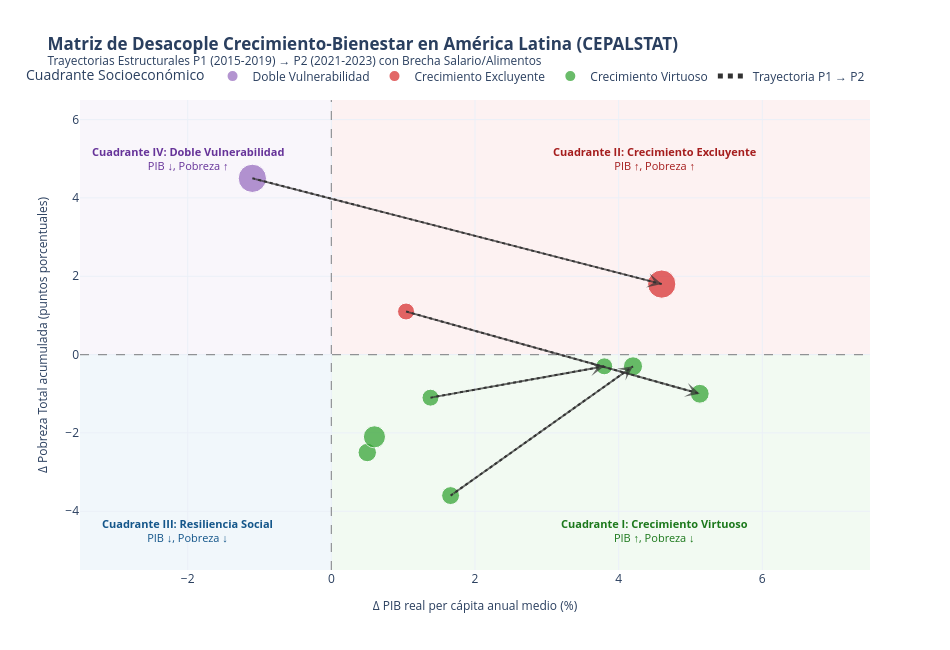

Here is the notebook cell this chart was saved with:
### Markdown cell above
### 4. Visualización Interactiva con Plotly: Cuadrantes Socioeconómicos y Trayectorias Estructurales

El gráfico interactivo permite explorar dinámicamente la posición y evolución de cada economía:
- **Eje X**: Tasa anual media de crecimiento del PIB real per cápita (%).
- **Eje Y**: Variación acumulada de la pobreza total en puntos porcentuales (pp).
- **Color del marcador**: Cuadrante Socioeconómico asignado.
- **Tamaño de la burbuja**: Magnitud absoluta de la **Brecha Salario/Alimentos (%)**.
- **Líneas/Flechas de Trayectoria**: Conectan la observación **P1 (2015-2019)** con **P2 (2021-2023)** para cada país, revelando el sentido estructural de su transformación post-pandemia.
- **Hover interactivo (Tooltips)**: Despliega país, periodo, tasas de crecimiento, salarios, inflación alimentaria y brecha neta.

### Code cell
# Sección 4: Gráfico interactivo Plotly de Cuadrantes Socioeconómicos y Vectores de Trayectoria
# Filtrar registros con observaciones válidas en ambos ejes
df_plot = df_metrics.dropna(subset=["Δ PIB pc (%)", "Δ Pob. Tot (pp)"]).copy()

# Paleta institucional para los cuadrantes
color_map = {
    "Crecimiento Virtuoso": "#2ca02c",
    "Crecimiento Excluyente": "#d62728",
    "Resiliencia Social": "#1f77b4",
    "Doble Vulnerabilidad": "#9467bd",
    "Indeterminado": "#7f7f7f",
}

# Tamaño de marcador proporcional a la magnitud de la Brecha Sal/Alim (%)
df_plot["Tamaño Burbuja"] = df_plot["Brecha Sal/Alim (%)"].abs().fillna(10.0).clip(lower=8.0, upper=40.0) + 10.0

# Construcción del diagrama de dispersión interactivo con Plotly Express
fig = px.scatter(
    df_plot,
    x="Δ PIB pc (%)",
    y="Δ Pob. Tot (pp)",
    color="Cuadrante",
    size="Tamaño Burbuja",
    color_discrete_map=color_map,
    hover_name="País",
    hover_data={
        "País": True,
        "Periodo": True,
        "Δ PIB pc (%)": ":.2f",
        "Δ Pob. Tot (pp)": ":.2f",
        "Δ Sal. Real (%)": ":.2f",
        "Infl. Alim (%)": ":.2f",
        "Brecha Sal/Alim (%)": ":.2f",
        "Cuadrante": True,
        "Tamaño Burbuja": False,
    },
    title="<b>Matriz de Desacople Crecimiento-Bienestar en América Latina (CEPALSTAT)</b><br><sup>Trayectorias Estructurales P1 (2015-2019) → P2 (2021-2023) con Brecha Salario/Alimentos</sup>",
    labels={
        "Δ PIB pc (%)": "Δ PIB real per cápita anual medio (%)",
        "Δ Pob. Tot (pp)": "Δ Pobreza Total acumulada (puntos porcentuales)",
        "Cuadrante": "Cuadrante Socioeconómico",
    },
)

# Delimitación de planos y regiones sombreadas de los 4 cuadrantes
x_min, x_max = -3.5, 7.5
y_min, y_max = -5.5, 6.5

# Fondos de cuadrantes
fig.add_shape(type="rect", x0=0, x1=x_max, y0=y_min, y1=0, fillcolor="#2ca02c", opacity=0.06, layer="below", line_width=0)
fig.add_shape(type="rect", x0=0, x1=x_max, y0=0, y1=y_max, fillcolor="#d62728", opacity=0.06, layer="below", line_width=0)
fig.add_shape(type="rect", x0=x_min, x1=0, y0=y_min, y1=0, fillcolor="#1f77b4", opacity=0.06, layer="below", line_width=0)
fig.add_shape(type="rect", x0=x_min, x1=0, y0=0, y1=y_max, fillcolor="#9467bd", opacity=0.06, layer="below", line_width=0)

# Líneas divisorias de referencia cero
fig.add_hline(y=0, line_dash="dash", line_color="#555555", line_width=1.2, opacity=0.6)
fig.add_vline(x=0, line_dash="dash", line_color="#555555", line_width=1.2, opacity=0.6)

# Rótulos textuales en cada cuadrante
fig.add_annotation(x=4.5, y=-4.5, text="<b>Cuadrante I: Crecimiento Virtuoso</b><br>PIB ↑, Pobreza ↓", showarrow=False, font=dict(color="#1b781b", size=11))
fig.add_annotation(x=4.5, y=5.0, text="<b>Cuadrante II: Crecimiento Excluyente</b><br>PIB ↑, Pobreza ↑", showarrow=False, font=dict(color="#a51d1d", size=11))
fig.add_annotation(x=-2.0, y=-4.5, text="<b>Cuadrante III: Resiliencia Social</b><br>PIB ↓, Pobreza ↓", showarrow=False, font=dict(color="#14568a", size=11))
fig.add_annotation(x=-2.0, y=5.0, text="<b>Cuadrante IV: Doble Vulnerabilidad</b><br>PIB ↓, Pobreza ↑", showarrow=False, font=dict(color="#663399", size=11))

# Vectores y flechas de trayectoria conectando P1 (2015-2019) con P2 (2021-2023)
added_legend = False
for country in df_plot["País"].unique():
    sub_p1 = df_plot[(df_plot["País"] == country) & (df_plot["Periodo"] == "2015-2019")]
    sub_p2 = df_plot[(df_plot["País"] == country) & (df_plot["Periodo"] == "2021-2023")]
    if not sub_p1.empty and not sub_p2.empty:
        x0, y0 = float(sub_p1.iloc[0]["Δ PIB pc (%)"]), float(sub_p1.iloc[0]["Δ Pob. Tot (pp)"])
        x1, y1 = float(sub_p2.iloc[0]["Δ PIB pc (%)"]), float(sub_p2.iloc[0]["Δ Pob. Tot (pp)"])
        
        # Trazado de segmento de trayectoria
        fig.add_trace(go.Scatter(
            x=[x0, x1],
            y=[y0, y1],
            mode="lines",
            line=dict(color="#333333", width=2, dash="dot"),
            name="Trayectoria P1 → P2",
            showlegend=not added_legend,
            hoverinfo="skip",
        ))
        added_legend = True

        # Flecha direccional orientada hacia P2
        fig.add_annotation(
            x=x1,
            y=y1,
            ax=x0,
            ay=y0,
            xref="x",
            yref="y",
            axref="x",
            ayref="y",
            showarrow=True,
            arrowhead=3,
            arrowsize=1.2,
            arrowwidth=2,
            arrowcolor="#333333",
            opacity=0.7,
        )

fig.update_layout(
    template="plotly_white",
    xaxis=dict(range=[x_min, x_max], zeroline=False, title_font=dict(size=12)),
    yaxis=dict(range=[y_min, y_max], zeroline=False, title_font=dict(size=12)),
    legend=dict(orientation="h", yanchor="bottom", y=1.02, xanchor="right", x=1),
    width=950,
    height=650,
)
fig.show()

### Figure 1 — Plotly figure (JSON) as saved in the notebook; plotly's stock layout.template omitted (floating-point values rounded to 4 significant figures)
{"data": [{"customdata": [["Argentina", "2015-2019", -20.99, 36.46, -57.45, "Doble Vulnerabilidad", 50]], "hovertemplate": "<b>%{hovertext}</b><br><br>Cuadrante Socioeconómico=%{customdata[5]}<br>Δ PIB real per cápita anual medio (%)=%{x:.2f}<br>Δ Pobreza Total acumulada (puntos porcentuales)=%{y:.2f}<br>País=%{customdata[0]}<br>Periodo=%{customdata[1]}<br>Δ Sal. Real (%)=%{customdata[2]:.2f}<br>Infl. Alim (%)=%{customdata[3]:.2f}<br>Brecha Sal/Alim (%)=%{customdata[4]:.2f}<extra></extra>", "hovertext": ["Argentina"], "legendgroup": "Doble Vulnerabilidad", "marker": {"color": "#9467bd", "size": [50.0], "sizemode": "area", "sizeref": 0.125, "symbol": "circle"}, "mode": "markers", "name": "Doble Vulnerabilidad", "orientation": "v", "showlegend": true, "type": "scatter", "x": [-1.1], "xaxis": "x", "y": [4.5], "yaxis": "y"}, {"customdata": [["Argentina", "2021-2023", 2.94, 131.0, -128.1, "Crecimiento Excluyente", 50], ["Colombia", "2015-2019", 7.2, 5.64, 1.56, "Crecimiento Excluyente", 18]], "hovertemplate": "<b>%{hovertext}</b><br><br>Cuadrante Socioeconómico=%{customdata[5]}<br>Δ PIB real per cápita anual medio (%)=%{x:.2f}<br>Δ Pobreza Total acumulada (puntos porcentuales)=%{y:.2f}<br>País=%{customdata[0]}<br>Periodo=%{customdata[1]}<br>Δ Sal. Real (%)=%{customdata[2]:.2f}<br>Infl. Alim (%)=%{customdata[3]:.2f}<br>Brecha Sal/Alim (%)=%{customdata[4]:.2f}<extra></extra>", "hovertext": ["Argentina", "Colombia"], "legendgroup": "Crecimiento Excluyente", "marker": {"color": "#d62728", "size": [50.0, 18.0], "sizemode": "area", "sizeref": 0.125, "symbol": "circle"}, "mode": "markers", "name": "Crecimiento Excluyente", "orientation": "v", "showlegend": true, "type": "scatter", "x": [4.6, 1.04], "xaxis": "x", "y": [1.8, 1.1], "yaxis": "y"}, {"customdata": [["Chile", "2015-2019", 15.14, 3.83, 11.31, "Crecimiento Virtuoso", 21.31], ["Colombia", "2021-2023", 3.73, 15.86, -12.13, "Crecimiento Virtuoso", 22.13], ["México", "2015-2019", 25.12, 4.56, 20.56, "Crecimiento Virtuoso", 30.56], ["Perú", "2015-2019", 12.5, 2.43, 10.07, "Crecimiento Virtuoso", 20.07], ["Perú", "2021-2023", -4.06, 8.72, -12.78, "Crecimiento Virtuoso", 22.78], ["Uruguay", "2015-2019", 13.36, 8.96, 4.4, "Crecimiento Virtuoso", 18], ["Uruguay", "2021-2023", 1.64, 8.24, -6.6, "Crecimiento Virtuoso", 18]], "hovertemplate": "<b>%{hovertext}</b><br><br>Cuadrante Socioeconómico=%{customdata[5]}<br>Δ PIB real per cápita anual medio (%)=%{x:.2f}<br>Δ Pobreza Total acumulada (puntos porcentuales)=%{y:.2f}<br>País=%{customdata[0]}<br>Periodo=%{customdata[1]}<br>Δ Sal. Real (%)=%{customdata[2]:.2f}<br>Infl. Alim (%)=%{customdata[3]:.2f}<br>Brecha Sal/Alim (%)=%{customdata[4]:.2f}<extra></extra>", "hovertext": ["Chile", "Colombia", "México", "Perú", "Perú", "Uruguay", "Uruguay"], "legendgroup": "Crecimiento Virtuoso", "marker": {"color": "#2ca02c", "size": [21.31, 22.13, 30.56, 20.07, 22.78, 18.0, 18.0], "sizemode": "area", "sizeref": 0.125, "symbol": "circle"}, "mode": "markers", "name": "Crecimiento Virtuoso", "orientation": "v", "showlegend": true, "type": "scatter", "x": [0.5, 5.13, 0.6, 1.66, 4.2, 1.38, 3.8], "xaxis": "x", "y": [-2.5, -1.0, -2.1, -3.6, -0.3, -1.1, -0.3], "yaxis": "y"}, {"hoverinfo": "skip", "line": {"color": "#333333", "dash": "dot", "width": 2}, "mode": "lines", "name": "Trayectoria P1 → P2", "showlegend": true, "type": "scatter", "x": [-1.1, 4.6], "y": [4.5, 1.8]}, {"hoverinfo": "skip", "line": {"color": "#333333", "dash": "dot", "width": 2}, "mode": "lines", "name": "Trayectoria P1 → P2", "showlegend": false, "type": "scatter", "x": [1.04, 5.13], "y": [1.1, -1]}, {"hoverinfo": "skip", "line": {"color": "#333333", "dash": "dot", "width": 2}, "mode": "lines", "name": "Trayectoria P1 → P2", "showlegend": false, "type": "scatter", "x": [1.66, 4.2], "y": [-3.6, -0.3]}, {"hoverinfo": "skip", "line": {"color": "#333333", "dash": "dot", "width": 2}, "mode": "lines", "name": "Trayectoria P1 → P2", "showlegend": false, "type": "scatter", "x": [1.38, 3.8], "y": [-1.1, -0.3]}], "layout": {"annotations": [{"font": {"color": "#1b781b", "size": 11}, "showarrow": false, "text": "<b>Cuadrante I: Crecimiento Virtuoso</b><br>PIB ↑, Pobreza ↓", "x": 4.5, "y": -4.5}, {"font": {"color": "#a51d1d", "size": 11}, "showarrow": false, "text": "<b>Cuadrante II: Crecimiento Excluyente</b><br>PIB ↑, Pobreza ↑", "x": 4.5, "y": 5}, {"font": {"color": "#14568a", "size": 11}, "showarrow": false, "text": "<b>Cuadrante III: Resiliencia Social</b><br>PIB ↓, Pobreza ↓", "x": -2, "y": -4.5}, {"font": {"color": "#663399", "size": 11}, "showarrow": false, "text": "<b>Cuadrante IV: Doble Vulnerabilidad</b><br>PIB ↓, Pobreza ↑", "x": -2, "y": 5}, {"arrowcolor": "#333333", "arrowhead": 3, "arrowsize": 1.2, "arrowwidth": 2, "ax": -1.1, "axref": "x", "ay": 4.5, "ayref": "y", "opacity": 0.7, "showarrow": true, "x": 4.6, "xref": "x", "y": 1.8, "yref": "y"}, {"arrowcolor": "#333333", "arrowhead": 3, "arrowsize": 1.2, "arrowwidth": 2, "ax": 1.04, "axref": "x", "ay": 1.1, "ayref": "y", "opacity": 0.7, "showarrow": true, "x": 5.13, "xref": "x", "y": -1, "yref": "y"}, {"arrowcolor": "#333333", "arrowhead": 3, "arrowsize": 1.2, "arrowwidth": 2, "ax": 1.66, "axref": "x", "ay": -3.6, "ayref": "y", "opacity": 0.7, "showarrow": true, "x": 4.2, "xref": "x", "y": -0.3, "yref": "y"}, {"arrowcolor": "#333333", "arrowhead": 3, "arrowsize": 1.2, "arrowwidth": 2, "ax": 1.38, "axref": "x", "ay": -1.1, "ayref": "y", "opacity": 0.7, "showarrow": true, "x": 3.8, "xref": "x", "y": -0.3, "yref": "y"}], "height": 650, "legend": {"itemsizing": "constant", "orientation": "h", "title": {"text": "Cuadrante Socioeconómico"}, "tracegroupgap": 0, "x": 1, "xanchor": "right", "y": 1.02, "yanchor": "bottom"}, "shapes": [{"fillcolor": "#2ca02c", "layer": "below", "line": {"width": 0}, "opacity": 0.06, "type": "rect", "x0": 0, "x1": 7.5, "y0": -5.5, "y1": 0}, {"fillcolor": "#d62728", "layer": "below", "line": {"width": 0}, "opacity": 0.06, "type": "rect", "x0": 0, "x1": 7.5, "y0": 0, "y1": 6.5}, {"fillcolor": "#1f77b4", "layer": "below", "line": {"width": 0}, "opacity": 0.06, "type": "rect", "x0": -3.5, "x1": 0, "y0": -5.5, "y1": 0}, {"fillcolor": "#9467bd", "layer": "below", "line": {"width": 0}, "opacity": 0.06, "type": "rect", "x0": -3.5, "x1": 0, "y0": 0, "y1": 6.5}, {"line": {"color": "#555555", "dash": "dash", "width": 1.2}, "opacity": 0.6, "type": "line", "x0": 0, "x1": 1, "xref": "x domain", "y0": 0, "y1": 0, "yref": "y"}, {"line": {"color": "#555555", "dash": "dash", "width": 1.2}, "opacity": 0.6, "type": "line", "x0": 0, "x1": 0, "xref": "x", "y0": 0, "y1": 1, "yref": "y domain"}], "title": {"text": "<b>Matriz de Desacople Crecimiento-Bienestar en América Latina (CEPALSTAT)</b><br><sup>Trayectorias Estructurales P1 (2015-2019) → P2 (2021-2023) con Brecha Salario/Alimentos</sup>"}, "width": 950, "xaxis": {"anchor": "y", "domain": [0, 1], "range": [-3.5, 7.5], "title": {"font": {"size": 12}, "text": "Δ PIB real per cápita anual medio (%)"}, "zeroline": false}, "yaxis": {"anchor": "x", "domain": [0, 1], "range": [-5.5, 6.5], "title": {"font": {"size": 12}, "text": "Δ Pobreza Total acumulada (puntos porcentuales)"}, "zeroline": false}}}
